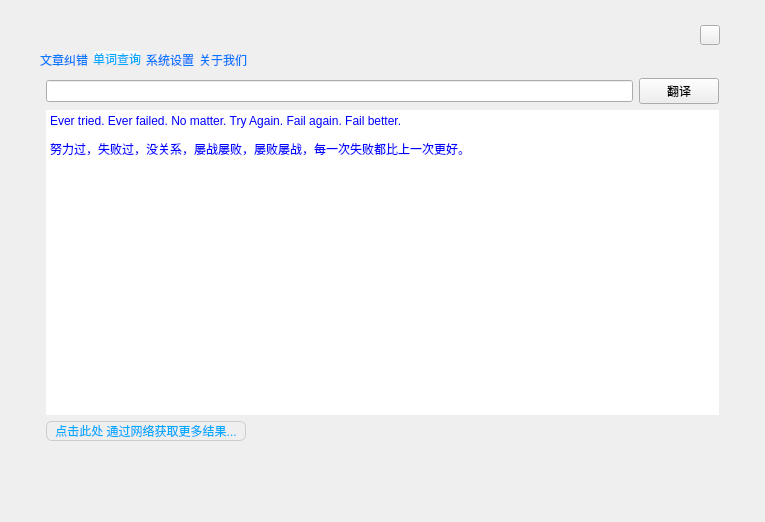
<?xml version="1.0" encoding="UTF-8"?>
<ui version="4.0">
 <class>MainWindow</class>
 <widget class="QMainWindow" name="MainWindow">
  <property name="geometry">
   <rect>
    <x>0</x>
    <y>0</y>
    <width>765</width>
    <height>522</height>
   </rect>
  </property>
  <property name="mouseTracking">
   <bool>true</bool>
  </property>
  <property name="focusPolicy">
   <enum>Qt::ClickFocus</enum>
  </property>
  <property name="windowTitle">
   <string>小灯泡：英文单词非词拼写错误的自动识别系统 </string>
  </property>
  <property name="windowIcon">
   <iconset resource="Image.qrc">
    <normaloff>:/image/res/logo.png</normaloff>:/image/res/logo.png</iconset>
  </property>
  <property name="windowOpacity">
   <double>1.000000000000000</double>
  </property>
  <property name="autoFillBackground">
   <bool>false</bool>
  </property>
  <property name="styleSheet">
   <string notr="true"/>
  </property>
  <widget class="QWidget" name="centralWidget">
   <property name="font">
    <font>
     <pointsize>9</pointsize>
    </font>
   </property>
   <property name="mouseTracking">
    <bool>true</bool>
   </property>
   <property name="styleSheet">
    <string notr="true">#centralWidget{background-image: url(:/image/res/bg.png);
border-radius:5px;}
#editArtical{
	background-color: rgb(255, 255, 255);
	border-radius:10px;
}
#tabArtical::pane{
border-bottom-left-radius: 10px;
border-bottom-right-radius: 10px;
background-color: rgbd(255, 255, 255, 5%);
}
#tabArtical::tab-bar{
}
#tab_1{
background-color: rgbd(255, 255, 255, 0%);
}
#tab_2{
background-color: rgbd(255, 255, 255, 0%);
}
#tab_3{
background-color: rgbd(255, 255, 255, 0%);
}
#tab_4{
background-color: rgbd(255, 255, 255, 0%);
}

QTabBar::tab{background-color: rgbd(255, 255, 255, 100%);margin-left:5px;border-radius:5px;}

QTabBar::tab:selected, QTabBar::tab:hover {
	
	color: rgb(0, 170, 255);
}

QTabBar::tab:selected {
    border-color: #9B9B9B;
	
	background-color: qlineargradient(spread:pad, x1:0.511, y1:1, x2:0.494318, y2:0, stop:0 rgba(234, 234, 234, 255), stop:1 rgba(255, 255, 255, 255));
}

QTabBar::tab:!selected {
	color: rgb(0, 120, 255);
    margin-top: 2px; /* make non-selected tabs look smaller */
}

#btnExit{
	background-color: rgbd(255, 255, 255,0);
	border-image: url(:/image/res/exit.png);
}
#btnExit::hover{
border-image:url(:/image/res/exit_hover.png);
}
#textEditWordTran{
	background-color:rgbd(255,255,255,50%);
	border-radius:10px;}
#plainTextEditArtical{background-color:rgbd(255,255,255,80%);}
#checkBoxAutoTran{
	background-color: rgba(255, 255, 255, 127);
	border-radius:2px;
}

#btnLink{
	border: 1px solid #cccccc;
    border-radius: 6px;
	color: rgb(0, 170, 255);
}</string>
   </property>
   <layout class="QVBoxLayout" name="verticalLayout_2">
    <property name="leftMargin">
     <number>35</number>
    </property>
    <property name="topMargin">
     <number>25</number>
    </property>
    <property name="rightMargin">
     <number>35</number>
    </property>
    <property name="bottomMargin">
     <number>30</number>
    </property>
    <item>
     <layout class="QHBoxLayout" name="horizontalLayout_3">
      <property name="rightMargin">
       <number>10</number>
      </property>
      <item>
       <spacer name="horizontalSpacer">
        <property name="orientation">
         <enum>Qt::Horizontal</enum>
        </property>
        <property name="sizeHint" stdset="0">
         <size>
          <width>40</width>
          <height>20</height>
         </size>
        </property>
       </spacer>
      </item>
      <item>
       <widget class="QPushButton" name="btnExit">
        <property name="sizePolicy">
         <sizepolicy hsizetype="Fixed" vsizetype="Fixed">
          <horstretch>0</horstretch>
          <verstretch>0</verstretch>
         </sizepolicy>
        </property>
        <property name="minimumSize">
         <size>
          <width>20</width>
          <height>20</height>
         </size>
        </property>
        <property name="maximumSize">
         <size>
          <width>20</width>
          <height>20</height>
         </size>
        </property>
        <property name="toolTip">
         <string/>
        </property>
        <property name="styleSheet">
         <string notr="true"/>
        </property>
        <property name="text">
         <string/>
        </property>
        <property name="iconSize">
         <size>
          <width>24</width>
          <height>24</height>
         </size>
        </property>
       </widget>
      </item>
     </layout>
    </item>
    <item>
     <widget class="QTabWidget" name="tabArtical">
      <property name="minimumSize">
       <size>
        <width>0</width>
        <height>0</height>
       </size>
      </property>
      <property name="tabPosition">
       <enum>QTabWidget::North</enum>
      </property>
      <property name="tabShape">
       <enum>QTabWidget::Rounded</enum>
      </property>
      <property name="currentIndex">
       <number>1</number>
      </property>
      <property name="iconSize">
       <size>
        <width>16</width>
        <height>16</height>
       </size>
      </property>
      <widget class="QWidget" name="tab_1">
       <attribute name="icon">
        <iconset resource="Image.qrc">
         <normaloff>:/image/res/find.png</normaloff>:/image/res/find.png</iconset>
       </attribute>
       <attribute name="title">
        <string>文章纠错</string>
       </attribute>
       <layout class="QHBoxLayout" name="horizontalLayout_2">
        <item>
         <widget class="QMyTextEdit" name="editArtical">
          <property name="mouseTracking">
           <bool>true</bool>
          </property>
          <property name="html">
           <string>&lt;!DOCTYPE HTML PUBLIC &quot;-//W3C//DTD HTML 4.0//EN&quot; &quot;http://www.w3.org/TR/REC-html40/strict.dtd&quot;&gt;
&lt;html&gt;&lt;head&gt;&lt;meta name=&quot;qrichtext&quot; content=&quot;1&quot; /&gt;&lt;style type=&quot;text/css&quot;&gt;
p, li { white-space: pre-wrap; }
&lt;/style&gt;&lt;/head&gt;&lt;body style=&quot; font-family:'SimSun'; font-size:9pt; font-weight:400; font-style:normal;&quot;&gt;
&lt;p style=&quot;-qt-paragraph-type:empty; margin-top:0px; margin-bottom:0px; margin-left:0px; margin-right:0px; -qt-block-indent:0; text-indent:0px;&quot;&gt;&lt;br /&gt;&lt;/p&gt;&lt;/body&gt;&lt;/html&gt;</string>
          </property>
          <property name="textInteractionFlags">
           <set>Qt::LinksAccessibleByMouse|Qt::TextEditable|Qt::TextEditorInteraction|Qt::TextSelectableByKeyboard|Qt::TextSelectableByMouse</set>
          </property>
         </widget>
        </item>
        <item>
         <layout class="QGridLayout" name="gridLayout">
          <item row="4" column="0">
           <widget class="QPushButton" name="btnCheck">
            <property name="text">
             <string>检查</string>
            </property>
           </widget>
          </item>
          <item row="3" column="0">
           <widget class="QPushButton" name="btnSave">
            <property name="minimumSize">
             <size>
              <width>0</width>
              <height>0</height>
             </size>
            </property>
            <property name="styleSheet">
             <string notr="true"/>
            </property>
            <property name="text">
             <string>保存</string>
            </property>
           </widget>
          </item>
          <item row="0" column="0">
           <spacer name="verticalSpacer">
            <property name="orientation">
             <enum>Qt::Vertical</enum>
            </property>
            <property name="sizeHint" stdset="0">
             <size>
              <width>20</width>
              <height>40</height>
             </size>
            </property>
           </spacer>
          </item>
          <item row="2" column="0">
           <widget class="QPushButton" name="btnOpenFile">
            <property name="text">
             <string>打开</string>
            </property>
           </widget>
          </item>
          <item row="1" column="0">
           <widget class="QCheckBox" name="checkBoxAutoTran">
            <property name="styleSheet">
             <string notr="true"/>
            </property>
            <property name="text">
             <string>取词翻译</string>
            </property>
           </widget>
          </item>
         </layout>
        </item>
       </layout>
      </widget>
      <widget class="QWidget" name="tab_2">
       <attribute name="icon">
        <iconset resource="Image.qrc">
         <normaloff>:/image/res/tran.png</normaloff>:/image/res/tran.png</iconset>
       </attribute>
       <attribute name="title">
        <string>单词查询</string>
       </attribute>
       <layout class="QVBoxLayout" name="verticalLayout">
        <item>
         <layout class="QHBoxLayout" name="horizontalLayout">
          <property name="sizeConstraint">
           <enum>QLayout::SetMinimumSize</enum>
          </property>
          <item>
           <widget class="QLineEdit" name="lineEditWordInput"/>
          </item>
          <item>
           <widget class="QPushButton" name="btnTran">
            <property name="text">
             <string>翻译</string>
            </property>
           </widget>
          </item>
         </layout>
        </item>
        <item>
         <widget class="QTextEdit" name="textEditWordTran">
          <property name="html">
           <string>&lt;!DOCTYPE HTML PUBLIC &quot;-//W3C//DTD HTML 4.0//EN&quot; &quot;http://www.w3.org/TR/REC-html40/strict.dtd&quot;&gt;
&lt;html&gt;&lt;head&gt;&lt;meta name=&quot;qrichtext&quot; content=&quot;1&quot; /&gt;&lt;style type=&quot;text/css&quot;&gt;
p, li { white-space: pre-wrap; }
&lt;/style&gt;&lt;/head&gt;&lt;body style=&quot; font-family:'SimSun'; font-size:9pt; font-weight:400; font-style:normal;&quot;&gt;
&lt;p style=&quot; margin-top:12px; margin-bottom:12px; margin-left:0px; margin-right:0px; -qt-block-indent:0; text-indent:0px;&quot;&gt;&lt;span style=&quot; font-family:'微软雅黑 Light,sans-serif'; color:#0000ff;&quot;&gt;Ever tried. Ever failed. No matter. Try Again. Fail again. Fail better. &lt;/span&gt;&lt;/p&gt;
&lt;p style=&quot; margin-top:12px; margin-bottom:12px; margin-left:0px; margin-right:0px; -qt-block-indent:0; text-indent:0px;&quot;&gt;&lt;span style=&quot; font-family:'微软雅黑 Light,sans-serif'; color:#0000ff;&quot;&gt;努力过，失败过，没关系，屡战屡败，屡败屡战，每一次失败都比上一次更好。&lt;/span&gt;&lt;span style=&quot; font-family:'微软雅黑 Light'; font-size:11pt; color:#0000ff;&quot;&gt; &lt;/span&gt;&lt;/p&gt;&lt;/body&gt;&lt;/html&gt;</string>
          </property>
         </widget>
        </item>
        <item>
         <widget class="QPushButton" name="btnLink">
          <property name="maximumSize">
           <size>
            <width>200</width>
            <height>20</height>
           </size>
          </property>
          <property name="font">
           <font>
            <pointsize>9</pointsize>
           </font>
          </property>
          <property name="cursor">
           <cursorShape>PointingHandCursor</cursorShape>
          </property>
          <property name="text">
           <string>点击此处 通过网络获取更多结果...</string>
          </property>
         </widget>
        </item>
        <item>
         <spacer name="verticalSpacer_2">
          <property name="orientation">
           <enum>Qt::Vertical</enum>
          </property>
          <property name="sizeType">
           <enum>QSizePolicy::Fixed</enum>
          </property>
          <property name="sizeHint" stdset="0">
           <size>
            <width>20</width>
            <height>40</height>
           </size>
          </property>
         </spacer>
        </item>
       </layout>
      </widget>
      <widget class="QWidget" name="tab_3">
       <attribute name="icon">
        <iconset resource="Image.qrc">
         <normaloff>:/image/res/configure.png</normaloff>:/image/res/configure.png</iconset>
       </attribute>
       <attribute name="title">
        <string>系统设置</string>
       </attribute>
       <layout class="QVBoxLayout" name="verticalLayout_3">
        <item>
         <widget class="QLabel" name="label_2">
          <property name="minimumSize">
           <size>
            <width>0</width>
            <height>20</height>
           </size>
          </property>
          <property name="font">
           <font>
            <pointsize>10</pointsize>
            <weight>75</weight>
            <bold>true</bold>
           </font>
          </property>
          <property name="text">
           <string>为系统增加新单词：</string>
          </property>
          <property name="scaledContents">
           <bool>false</bool>
          </property>
          <property name="wordWrap">
           <bool>false</bool>
          </property>
         </widget>
        </item>
        <item>
         <widget class="QRadioButton" name="radioFile">
          <property name="text">
           <string>通过文件批量添加：</string>
          </property>
         </widget>
        </item>
        <item>
         <layout class="QGridLayout" name="gridLayout_3">
          <item row="0" column="0">
           <widget class="QPushButton" name="btnChooseFile">
            <property name="text">
             <string>选择文件</string>
            </property>
           </widget>
          </item>
          <item row="0" column="1">
           <widget class="QLineEdit" name="lineEditInputFile"/>
          </item>
         </layout>
        </item>
        <item>
         <widget class="QRadioButton" name="radioSingle">
          <property name="text">
           <string>手动增加</string>
          </property>
         </widget>
        </item>
        <item>
         <layout class="QGridLayout" name="gridLayout_2">
          <item row="0" column="0">
           <widget class="QLabel" name="label">
            <property name="text">
             <string>英文单词：</string>
            </property>
           </widget>
          </item>
          <item row="0" column="1">
           <widget class="QLineEdit" name="lineEditNewWord"/>
          </item>
          <item row="1" column="0">
           <widget class="QLabel" name="label_3">
            <property name="text">
             <string>中文翻译：</string>
            </property>
           </widget>
          </item>
          <item row="1" column="1">
           <widget class="QLineEdit" name="lineEdiNewTran"/>
          </item>
          <item row="2" column="0">
           <widget class="QLabel" name="label_4">
            <property name="text">
             <string>英文例句：</string>
            </property>
           </widget>
          </item>
          <item row="2" column="1">
           <widget class="QLineEdit" name="lineEditNewSen"/>
          </item>
         </layout>
        </item>
        <item>
         <layout class="QHBoxLayout" name="horizontalLayout_4">
          <item>
           <widget class="QPushButton" name="btnAddNew">
            <property name="text">
             <string>更新</string>
            </property>
           </widget>
          </item>
          <item>
           <widget class="QLabel" name="labelInfo">
            <property name="text">
             <string/>
            </property>
           </widget>
          </item>
          <item>
           <spacer name="horizontalSpacer_2">
            <property name="orientation">
             <enum>Qt::Horizontal</enum>
            </property>
            <property name="sizeHint" stdset="0">
             <size>
              <width>40</width>
              <height>20</height>
             </size>
            </property>
           </spacer>
          </item>
         </layout>
        </item>
        <item>
         <spacer name="verticalSpacer_3">
          <property name="orientation">
           <enum>Qt::Vertical</enum>
          </property>
          <property name="sizeHint" stdset="0">
           <size>
            <width>20</width>
            <height>95</height>
           </size>
          </property>
         </spacer>
        </item>
       </layout>
      </widget>
      <widget class="QWidget" name="tab_4">
       <attribute name="icon">
        <iconset resource="Image.qrc">
         <normaloff>:/image/res/info.png</normaloff>:/image/res/info.png</iconset>
       </attribute>
       <attribute name="title">
        <string>关于我们</string>
       </attribute>
       <widget class="QLabel" name="labelLogo">
        <property name="geometry">
         <rect>
          <x>40</x>
          <y>170</y>
          <width>121</width>
          <height>121</height>
         </rect>
        </property>
        <property name="text">
         <string/>
        </property>
        <property name="pixmap">
         <pixmap resource="Image.qrc">:/image/res/logo.png</pixmap>
        </property>
        <property name="scaledContents">
         <bool>true</bool>
        </property>
       </widget>
       <widget class="QLabel" name="labelName">
        <property name="geometry">
         <rect>
          <x>160</x>
          <y>260</y>
          <width>141</width>
          <height>16</height>
         </rect>
        </property>
        <property name="font">
         <font>
          <family>微软雅黑</family>
         </font>
        </property>
        <property name="text">
         <string>陈诒聪 宋惠琼 王文敏</string>
        </property>
        <property name="scaledContents">
         <bool>false</bool>
        </property>
        <property name="wordWrap">
         <bool>false</bool>
        </property>
       </widget>
       <widget class="QLabel" name="label_5">
        <property name="geometry">
         <rect>
          <x>160</x>
          <y>230</y>
          <width>91</width>
          <height>16</height>
         </rect>
        </property>
        <property name="font">
         <font>
          <family>微软雅黑</family>
         </font>
        </property>
        <property name="text">
         <string>自然语言处理</string>
        </property>
       </widget>
       <widget class="QLabel" name="label_6">
        <property name="geometry">
         <rect>
          <x>160</x>
          <y>200</y>
          <width>191</width>
          <height>16</height>
         </rect>
        </property>
        <property name="font">
         <font>
          <family>Hobo Std</family>
          <pointsize>12</pointsize>
         </font>
        </property>
        <property name="text">
         <string>Make easy thing easier...</string>
        </property>
       </widget>
      </widget>
     </widget>
    </item>
   </layout>
  </widget>
 </widget>
 <layoutdefault spacing="6" margin="11"/>
 <customwidgets>
  <customwidget>
   <class>QMyTextEdit</class>
   <extends>QTextEdit</extends>
   <header location="global">qmytextedit.h</header>
  </customwidget>
 </customwidgets>
 <resources>
  <include location="Image.qrc"/>
 </resources>
 <connections>
  <connection>
   <sender>btnExit</sender>
   <signal>clicked()</signal>
   <receiver>MainWindow</receiver>
   <slot>close()</slot>
   <hints>
    <hint type="sourcelabel">
     <x>719</x>
     <y>44</y>
    </hint>
    <hint type="destinationlabel">
     <x>611</x>
     <y>14</y>
    </hint>
   </hints>
  </connection>
 </connections>
</ui>
